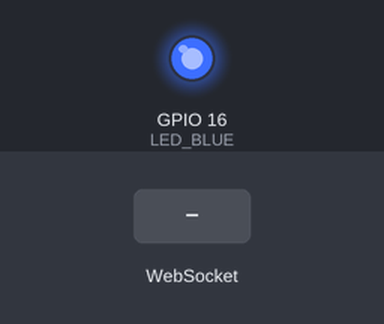
Bench run of a sketch on a simulated ESP8266 (NodeMCU). On the bench: output pins drawn as LEDs (lit = HIGH). Inputs (shaded band) come from the test bench. WiFi joins after 1.5 s; servers stay silent unless stated; what the sketch prints to the serial monitor is not drawn.

Above: at 4.1 s.
At 6.7 s:
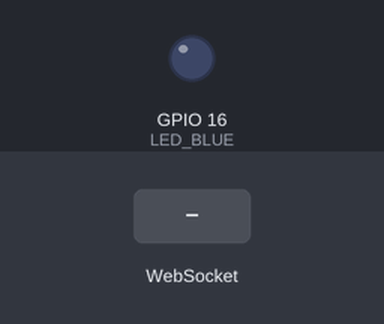
6.8 s: WebSocket text "#" received
8.3 s: WebSocket text "5" received
Timing chart, 0 to 11.3 s (numbered marks = the images above; inputs shaded):
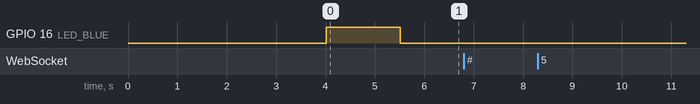

The sketch:

WebSocketServer_LEDcontrol.ino
```cpp
/*
 * WebSocketServer_LEDcontrol.ino
 *
 *  Created on: 26.11.2015
 *
 */

#include <Arduino.h>

#include <ESP8266WiFi.h>
#include <WebSocketsServer.h>
#include <ESP8266WebServer.h>
#include <ESP8266mDNS.h>
#include <Hash.h>

#define LED_BLUE    16
#define USE_SERIAL Serial

const char* ssid = "le_caboulot_digital";
const char* password = "ezeleezdegue";

ESP8266WebServer server = ESP8266WebServer(80);
WebSocketsServer webSocket = WebSocketsServer(81);

void webSocketEvent(uint8_t num, WStype_t type, uint8_t * payload, size_t lenght) {

    switch(type) {
        case WStype_DISCONNECTED:
            USE_SERIAL.printf("[%u] Disconnected!\n", num);
            break;
        case WStype_CONNECTED: {
            IPAddress ip = webSocket.remoteIP(num);
            USE_SERIAL.printf("[%u] Connected from %d.%d.%d.%d url: %s\n", num, ip[0], ip[1], ip[2], ip[3], payload);

            // send message to client
            webSocket.sendTXT(num, "Connected");
        }
            break;
        case WStype_TEXT:
            USE_SERIAL.printf("[%u] get Text: %s\n", num, payload);

            if(payload[0] == '#') {
                // we get RGB data

                // decode rgb data
                uint32_t rgb = (uint32_t) strtol((const char *) &payload[1], NULL, 16);

                analogWrite(LED_BLUE,   ((rgb >> 0) & 0xFF));
            }

            break;
    }

}

void setup() {
    //USE_SERIAL.begin(921600);
    USE_SERIAL.begin(115200);

    delay(10);

    USE_SERIAL.println();
    USE_SERIAL.println();
    USE_SERIAL.println();

    for(uint8_t t = 4; t > 0; t--) {
        USE_SERIAL.printf("[SETUP] BOOT WAIT %d...\n", t);
        USE_SERIAL.flush();
        delay(1000);
    }

    pinMode(LED_BLUE, OUTPUT);
    digitalWrite(LED_BLUE, 1);

    // Connect to WiFi network
    Serial.println();
    Serial.println();
    Serial.print("Connecting to ");
    Serial.println(ssid);

    WiFi.begin(ssid, password);

    while (WiFi.status() != WL_CONNECTED) {
      delay(500);
      Serial.print(".");
    }
    Serial.println("");
    Serial.println("WiFi connected");
    Serial.println(WiFi.localIP());

    // start webSocket server
    webSocket.begin();
    webSocket.onEvent(webSocketEvent);

    if(MDNS.begin("esp8266")) {
        USE_SERIAL.println("MDNS responder started");
    }

    // handle index
    server.on("/", []() {
        // send index.html
        server.send(200, "text/html", "<html><head><script>var connection = new WebSocket('ws://'+location.hostname+':81/', ['arduino']);connection.onopen = function () {  connection.send('Connect ' + new Date()); }; connection.onerror = function (error) {    console.log('WebSocket Error ', error);};connection.onmessage = function (e) {  console.log('Server: ', e.data);};function sendRGB() {  var r = parseInt(document.getElementById('r').value).toString(16);  var g = parseInt(document.getElementById('g').value).toString(16);  var b = parseInt(document.getElementById('b').value).toString(16);  if(r.length < 2) { r = '0' + r; }   if(g.length < 2) { g = '0' + g; }   if(b.length < 2) { b = '0' + b; }   var rgb = '#'+r+g+b;    console.log('RGB: ' + rgb); connection.send(rgb); }</script></head><body>LED Control:<br/><br/>R: <input id=\"r\" type=\"range\" min=\"0\" max=\"255\" step=\"1\" onchange=\"sendRGB();\" /><br/>G: <input id=\"g\" type=\"range\" min=\"0\" max=\"255\" step=\"1\" onchange=\"sendRGB();\" /><br/>B: <input id=\"b\" type=\"range\" min=\"0\" max=\"255\" step=\"1\" onchange=\"sendRGB();\" /><br/></body></html>");
    });

    server.begin();

    // Add service to MDNS
    MDNS.addService("http", "tcp", 80);
    MDNS.addService("ws", "tcp", 81);

    digitalWrite(LED_BLUE, 0);

}

void loop() {
    webSocket.loop();
    server.handleClient();
}
```

Measured:
- after the input at 6.8 s, every drawn part: stays the same
- after the input at 8.3 s, every drawn part: stays the same
